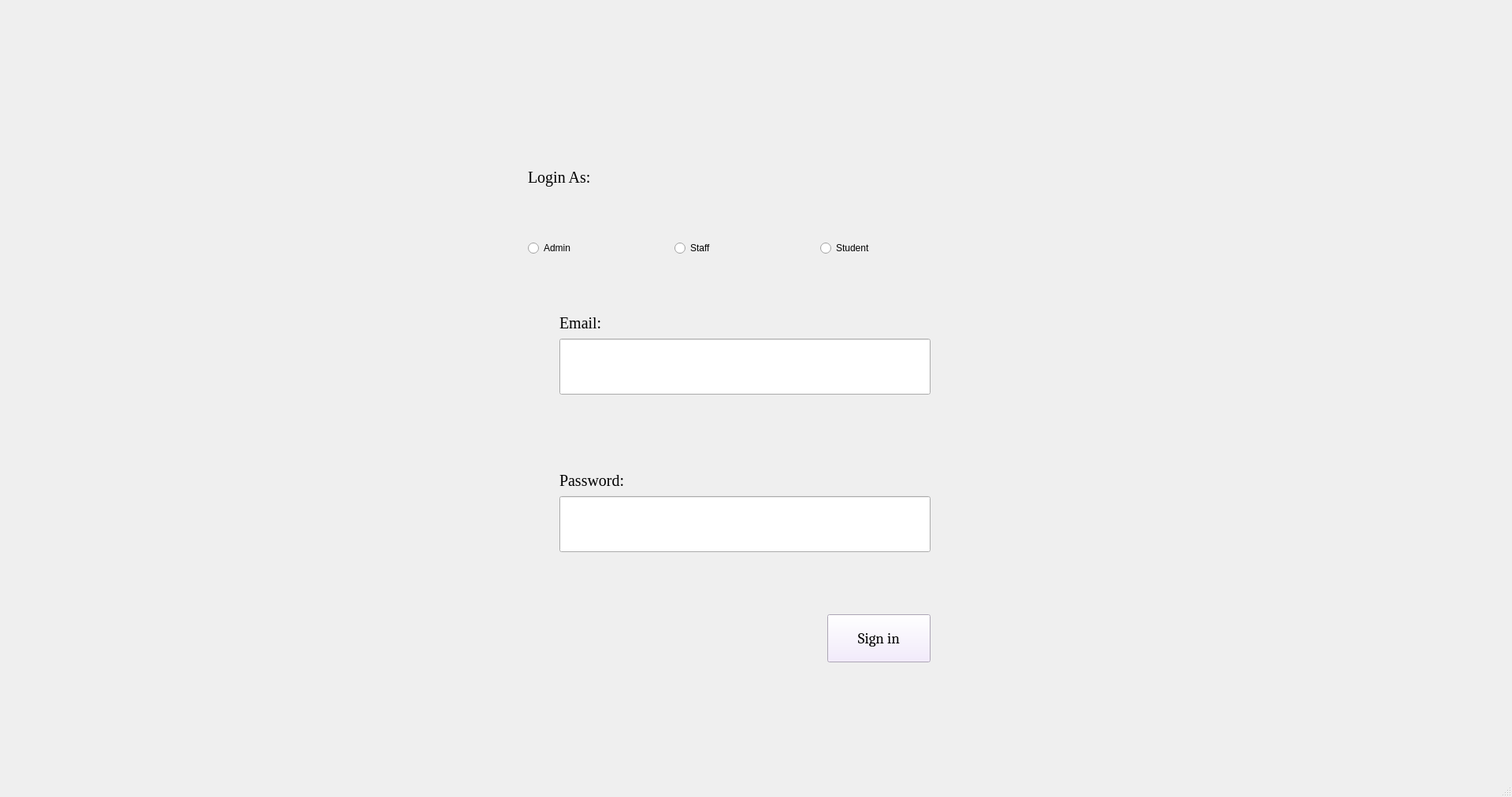
<?xml version="1.0" encoding="UTF-8"?>
<ui version="4.0">
 <class>AdminLogin</class>
 <widget class="QMainWindow" name="AdminLogin">
  <property name="geometry">
   <rect>
    <x>0</x>
    <y>0</y>
    <width>1919</width>
    <height>1012</height>
   </rect>
  </property>
  <property name="windowTitle">
   <string>MainWindow</string>
  </property>
  <property name="tabShape">
   <enum>QTabWidget::Rounded</enum>
  </property>
  <widget class="QWidget" name="centralwidget">
   <widget class="QLabel" name="Email_l">
    <property name="geometry">
     <rect>
      <x>710</x>
      <y>360</y>
      <width>521</width>
      <height>101</height>
     </rect>
    </property>
    <property name="font">
     <font>
      <family>Times New Roman</family>
      <pointsize>15</pointsize>
      <weight>50</weight>
      <italic>false</italic>
      <bold>false</bold>
     </font>
    </property>
    <property name="styleSheet">
     <string notr="true">font: 15pt &quot;Times New Roman&quot;;</string>
    </property>
    <property name="text">
     <string>Email:</string>
    </property>
   </widget>
   <widget class="QLabel" name="Password_l">
    <property name="geometry">
     <rect>
      <x>710</x>
      <y>560</y>
      <width>551</width>
      <height>101</height>
     </rect>
    </property>
    <property name="font">
     <font>
      <family>Times New Roman</family>
      <pointsize>15</pointsize>
      <weight>50</weight>
      <italic>false</italic>
      <bold>false</bold>
     </font>
    </property>
    <property name="styleSheet">
     <string notr="true">font: 15pt &quot;Times New Roman&quot;;</string>
    </property>
    <property name="text">
     <string>Password:</string>
    </property>
   </widget>
   <widget class="QLineEdit" name="Email_tb">
    <property name="geometry">
     <rect>
      <x>710</x>
      <y>430</y>
      <width>471</width>
      <height>71</height>
     </rect>
    </property>
    <property name="font">
     <font>
      <family>Times New Roman</family>
      <pointsize>15</pointsize>
      <weight>50</weight>
      <italic>false</italic>
      <bold>false</bold>
     </font>
    </property>
    <property name="styleSheet">
     <string notr="true">font: 15pt &quot;Times New Roman&quot;;</string>
    </property>
   </widget>
   <widget class="QPushButton" name="SignIn_b">
    <property name="geometry">
     <rect>
      <x>1050</x>
      <y>780</y>
      <width>131</width>
      <height>61</height>
     </rect>
    </property>
    <property name="font">
     <font>
      <family>Cambria</family>
      <pointsize>14</pointsize>
      <weight>50</weight>
      <italic>false</italic>
      <bold>false</bold>
     </font>
    </property>
    <property name="styleSheet">
     <string notr="true">font: 14pt &quot;Cambria&quot;;
background-color: rgb(241, 231, 254);</string>
    </property>
    <property name="text">
     <string>Sign in</string>
    </property>
   </widget>
   <widget class="QLineEdit" name="Password_tb">
    <property name="geometry">
     <rect>
      <x>710</x>
      <y>630</y>
      <width>471</width>
      <height>71</height>
     </rect>
    </property>
    <property name="font">
     <font>
      <family>Times New Roman</family>
      <pointsize>15</pointsize>
      <weight>50</weight>
      <italic>false</italic>
      <bold>false</bold>
     </font>
    </property>
    <property name="styleSheet">
     <string notr="true">font: 15pt &quot;Times New Roman&quot;;</string>
    </property>
    <property name="echoMode">
     <enum>QLineEdit::Password</enum>
    </property>
   </widget>
   <widget class="QLabel" name="LoginAs_l">
    <property name="geometry">
     <rect>
      <x>670</x>
      <y>190</y>
      <width>131</width>
      <height>71</height>
     </rect>
    </property>
    <property name="font">
     <font>
      <family>Times New Roman</family>
      <pointsize>15</pointsize>
      <weight>50</weight>
      <italic>false</italic>
      <bold>false</bold>
     </font>
    </property>
    <property name="styleSheet">
     <string notr="true">font: 15pt &quot;Times New Roman&quot;;</string>
    </property>
    <property name="text">
     <string>Login As:</string>
    </property>
   </widget>
   <widget class="QWidget" name="horizontalLayoutWidget">
    <property name="geometry">
     <rect>
      <x>670</x>
      <y>270</y>
      <width>551</width>
      <height>91</height>
     </rect>
    </property>
    <layout class="QHBoxLayout" name="horizontalLayout">
     <item>
      <widget class="QRadioButton" name="Admin_rb">
       <property name="styleSheet">
        <string notr="true">font: 15pt &quot;Times New Roman&quot;;</string>
       </property>
       <property name="text">
        <string>Admin</string>
       </property>
      </widget>
     </item>
     <item>
      <widget class="QRadioButton" name="Staff_rb">
       <property name="styleSheet">
        <string notr="true">font: 15pt &quot;Times New Roman&quot;;</string>
       </property>
       <property name="text">
        <string>Staff</string>
       </property>
      </widget>
     </item>
     <item>
      <widget class="QRadioButton" name="Student_rb">
       <property name="styleSheet">
        <string notr="true">font: 15pt &quot;Times New Roman&quot;;</string>
       </property>
       <property name="text">
        <string>Student</string>
       </property>
      </widget>
     </item>
    </layout>
   </widget>
   <widget class="QLabel" name="label">
    <property name="geometry">
     <rect>
      <x>0</x>
      <y>-30</y>
      <width>1919</width>
      <height>1080</height>
     </rect>
    </property>
    <property name="text">
     <string/>
    </property>
    <property name="pixmap">
     <pixmap>../../../Downloads/WhatsApp Image 2021-05-23 at 12.27.27.jpeg</pixmap>
    </property>
   </widget>
   <zorder>label</zorder>
   <zorder>Email_l</zorder>
   <zorder>Password_l</zorder>
   <zorder>Email_tb</zorder>
   <zorder>SignIn_b</zorder>
   <zorder>Password_tb</zorder>
   <zorder>LoginAs_l</zorder>
   <zorder>horizontalLayoutWidget</zorder>
  </widget>
  <widget class="QStatusBar" name="statusbar"/>
 </widget>
 <resources/>
 <connections/>
</ui>
